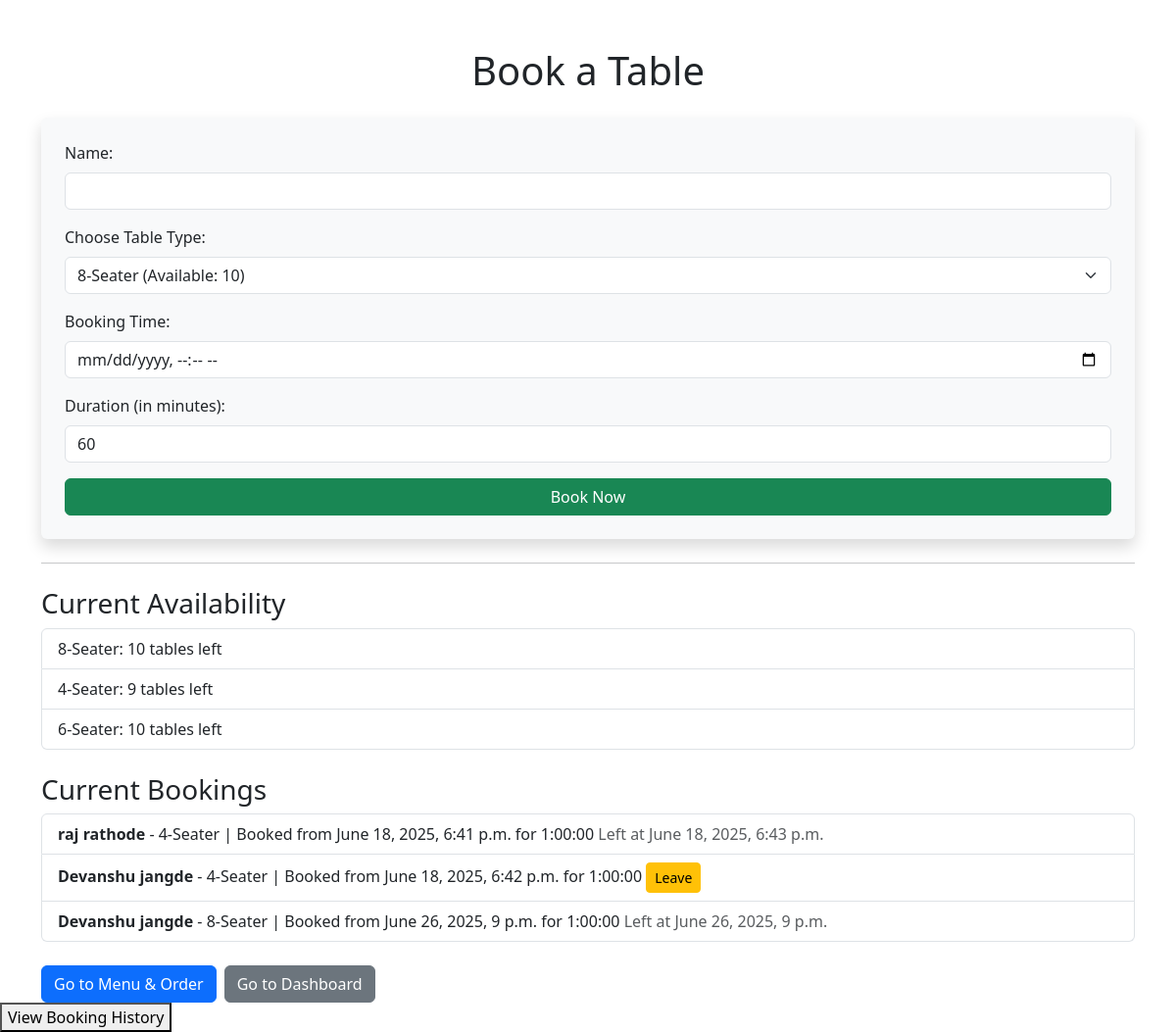
Screenshot of /book_table/ with the database file from the repository.
### store/models.py (models this page shows, shortened)
class TableCategory(models.Model):
    CATEGORY_CHOICES = [
        (4, '4-Seater'),
        (6, '6-Seater'),
        (8, '8-Seater'),
    ]
    category = models.IntegerField(choices=CATEGORY_CHOICES, unique=True)
    available_tables = models.IntegerField(default=10)

class Booking(models.Model):
    name = models.CharField(max_length=100)
    table_type = models.ForeignKey(TableCategory, on_delete=models.CASCADE)
    seat_number = models.CharField(max_length=10, null=True,blank=True)
    booking_time = models.DateTimeField()
    duration = models.DurationField(default=timedelta(hours=1))
    actual_end_time = models.DateTimeField(null=True, blank=True)

### store/views.py (the view, shortened to what this page needs)
# urls.py: path('book_table/',views.book_table,name='book_table'),
def book_table(request):
    tables = TableCategory.objects.all()
    bookings = Booking.objects.all()
    message = ''
    return render(request, 'book_table.html', {'tables': tables, 'message': message, 'bookings': bookings})

### store/templates/book_table.html (shortened to what this page needs)
{% load static %}
<link href="https://cdn.jsdelivr.net/npm/bootstrap@5.3.0/dist/css/bootstrap.min.css" rel="stylesheet">
<div class="container mt-5">
    <h1 class="mb-4 text-center">Book a Table</h1>
    <form method="POST" class="p-4 shadow bg-light rounded">
        <div class="mb-3">
            <label class="form-label">Name:</label>
            <input type="text" name="name" class="form-control" required>
        </div>
        <div class="mb-3">
            <label class="form-label">Choose Table Type:</label>
            <select name="table_type" class="form-select">
                {% for table in tables %}
                    <option value="{{ table.id }}">
                        {{ table.category }}-Seater (Available: {{ table.available_tables }})
                    </option>
                {% endfor %}
            </select>
        </div>
        <div class="mb-3">
            <label class="form-label">Booking Time:</label>
            <input type="datetime-local" name="booking_time" class="form-control" required>
        </div>
        <div class="mb-3">
            <label class="form-label">Duration (in minutes):</label>
            <input type="number" name="duration" min="15" max="240" step="15" value="60" class="form-control">
        </div>
        <button type="submit" class="btn btn-success w-100">Book Now</button>
    </form>
    <hr class="my-4">
    <h3>Current Availability</h3>
    <ul class="list-group mb-4">
        {% for table in tables %}
            <li class="list-group-item">
                {{ table.category }}-Seater: {{ table.available_tables }} tables left
            </li>
        {% endfor %}
    </ul>
    <h3>Current Bookings</h3>
    <ul class="list-group">
    {% for booking in bookings %}
        <li class="list-group-item">
            <strong>{{ booking.name }}</strong> - {{ booking.table_type.category }}-Seater |
            Booked from {{ booking.booking_time }} for {{ booking.duration }}
            {% if not booking.actual_end_time %}
                <form method="POST" action="{% url 'leave_table' booking.id %}" class="d-inline">
                    <button type="submit" class="btn btn-sm btn-warning">Leave</button>
                </form>
            {% else %}
                <span class="text-muted">Left at {{ booking.actual_end_time }}</span>
            {% endif %}
        </li>
    {% empty %}
        <li class="list-group-item">No current bookings.</li>
    {% endfor %}
    </ul>
    <div class="mt-4 d-flex gap-2">
        <a href="{% url 'menu_order' %}" class="btn btn-primary">Go to Menu & Order</a>
        <a href="{% url 'dashboard' %}" class="btn btn-secondary">Go to Dashboard</a>
    </div>
</div>
<a href="{% url 'history' %}">
    <button type="button">View Booking History</button>
</a>

### rows the page displays
TableCategory: category "8", available_tables "10"
TableCategory: category "4", available_tables "9"
TableCategory: category "6", available_tables "10"
Booking: name "raj rathode", table_type.category "4", booking_time "June 18, 2025, 6:41 p.m.", duration "1:00:00", actual_end_time "June 18, 2025, 6:43 p.m."
Booking: name "Devanshu jangde", table_type.category "4", booking_time "June 18, 2025, 6:42 p.m.", duration "1:00:00", shows "Leave"
Booking: name "Devanshu jangde", table_type.category "8", booking_time "June 26, 2025, 9 p.m.", duration "1:00:00", actual_end_time "June 26, 2025, 9 p.m."

### other values shown
form field table_type "8-Seater (Available: 10)"
